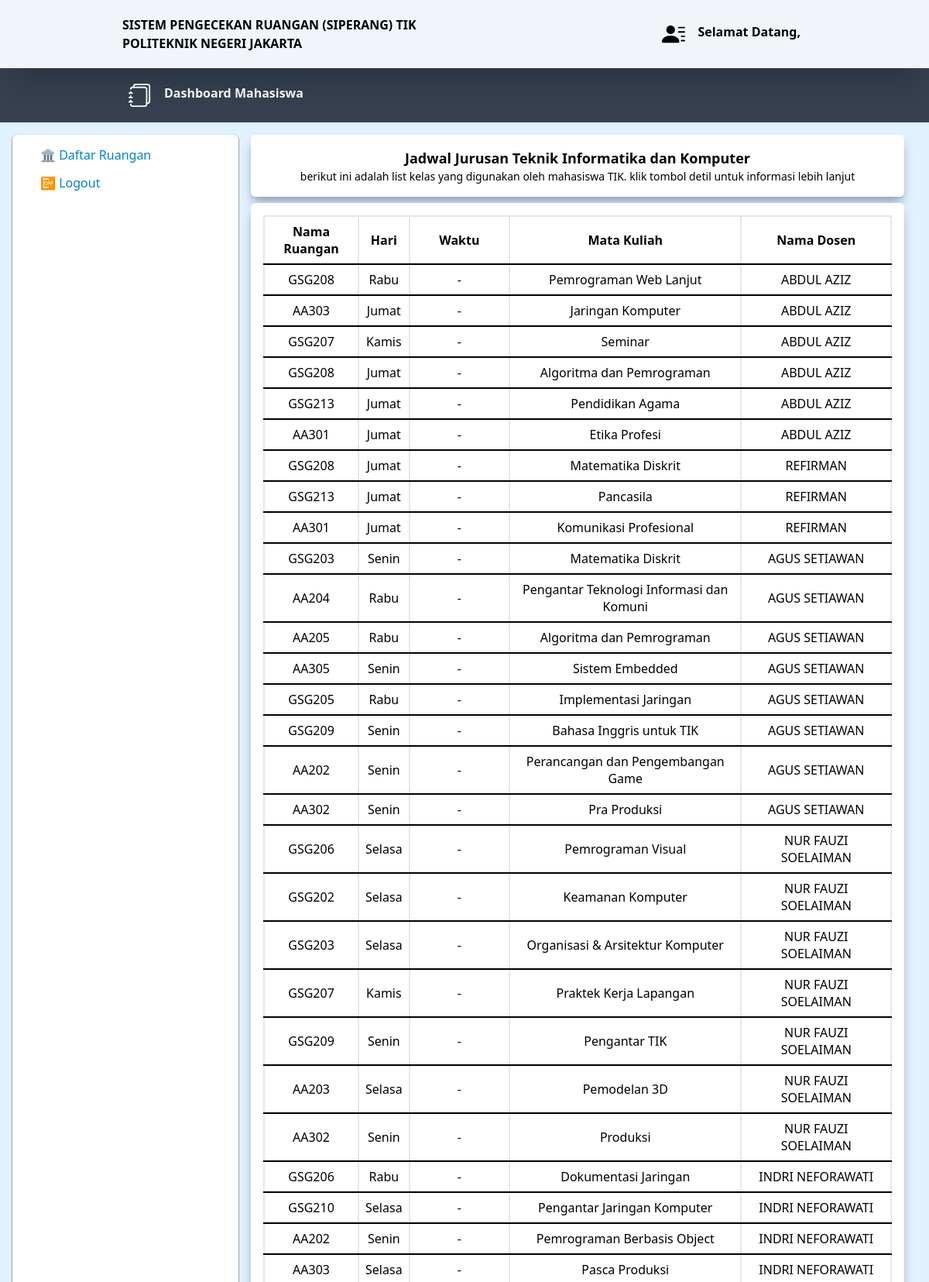
The page /page/dashboard.php (upper part) on the database its author committed.
### tables this page shows
CREATE TABLE `jadwal` (
  `id_jadwal` int(10) NOT NULL,
  `id_ruangan` varchar(30) NOT NULL,
  `id_matkul` varchar(20) NOT NULL,
  `NIP` varchar(50) NOT NULL,
  `hari` varchar(6) DEFAULT NULL,
  `tanggal` date DEFAULT NULL,
  `keterangan` varchar(255) NOT NULL,
  `waktu_mulai` time DEFAULT NULL,
  `waktu_selesai` time DEFAULT NULL,
  `nama_peminjam` varchar(45) DEFAULT NULL,
  `status` varchar(10) NOT NULL
);

CREATE TABLE `mata_kuliah` (
  `id_matkul` varchar(15) NOT NULL,
  `nama_matkul` varchar(40) NOT NULL
);

CREATE TABLE `dosen` (
  `NIP` varchar(25) NOT NULL,
  `nama_dosen` varchar(45) NOT NULL
);

### page/dashboard.php (the view, shortened to what this page needs)
<?php
  include ("../util/connection.php");
  $sql = "select jadwal.*, dosen.nama_dosen, mata_kuliah.nama_matkul
  from jadwal
  join dosen on jadwal.NIP = dosen.NIP
  join mata_kuliah on jadwal.id_matkul = mata_kuliah.id_matkul;";
  $result = mysqli_query($conn, $sql);
?>
<html>
<head>
  <script src="https://cdn.tailwindcss.com"></script>
</head>
<body class="bg-sky-100">
  <header class="sticky bg-slate-100 py-5 font-bold shadow-blake shadow-2xl">
    <nav class="flex flex-row mx-auto w-9/12 px-2">
      <div class="basis-1/2 uppercase text-md items-center">
        <a href="">
          <span>Sistem Pengecekan Ruangan (SIPERANG) TIK</span> <br />
          <span>Politeknik Negeri Jakarta</span>
        </a>
      </div>
      <div class="basis-1/2 text-end my-auto inline-block items-center p-2">
        <a href="" class="flex justify-end transition-all duration-300 ease-in-out hover:text-sky-300">
          <span class="mx-4">
            </span>
          <span class="text-md">Selamat Datang,
          </span></a>
      </div>
    </nav>
  </header>
  <main>
    <div class="bg-gray-700">
      <div class="flex flex-row w-9/12 py-5 mx-auto">
        <div class="text-white font-bold text-md flex flex-start basis-1/2">
          <div class="mx-4">
          </div>
          <div>Dashboard Mahasiswa</div>
        </div>
      </div>
    </div>
    <div class="flex flex-row p-4 mx-auto">
      <div class="basis-1/4 rounded-md transition-all duration-300 ease-in-out shadow-black shadow-sm bg-white">
        <ul class="indent-7 text-sky-600 leading-9 p-2 mx-auto">
          <a href="daftar-ruangan.php">
            <li class="hover:border-2 hover:border-sky-500 transition-all duration-100 ease-in-out rounded-md">
              🏛️ Daftar Ruangan
            </li>
          </a>
          <a href="../util/logout.php">
            <li class="hover:border-2 hover:border-sky-500 transition-all duration-100 ease-in-out rounded-md">
              📴 Logout
            </li>
          </a>
        </ul>
      </div>
      <div class="basis-3/4">
        <div class="px-4">
          <div
            class="rounded-md mb-2 shadow-slate-400 shadow-lg  h-max relative bg-white p-4 text-center text-lg font-bold">
            Jadwal Jurusan Teknik Informatika dan Komputer <br>
            <div class="text-sm font-normal">
              berikut ini adalah list kelas yang digunakan oleh mahasiswa TIK. klik tombol detil untuk informasi lebih lanjut
            </div>
          </div>
          <div class="rounded-md mb-2 shadow-slate-400 shadow-lg flex flex-row h-max relative bg-white p-4">
            <table class="w-full text-center">
              <tr>
                <th class="border-2 border-b-black w-1/8 p-2">Nama Ruangan</th>
                <th class="border-2 border-b-black W-1/8 p-2">Hari</th>
                <th class="border-2 border-b-black W-1/8 p-2">Waktu</th>
                <th class="border-2 border-b-black w-2/8 p-2">Mata Kuliah</th>
                <th class="border-2 border-b-black W-2/8 p-2">Nama Dosen</th>
              </tr>
              <?php
              if ($result->num_rows > 0) {
                while ($row = $result->fetch_assoc()) {
              ?>
                  <tr>
                    <td class="border-2 border-b-black p-2"><?= $row['id_ruangan']; ?></td>
                    <td class="border-2 border-b-black p-2"><?= $row['hari']; ?></td>
                    <td class="border-2 border-b-black p-2">
                      <?php echo isset($row['waktu_mulai']) ? $row['waktu_mulai'] : ''; ?> -
                    </td>
                    <td class="border-2 border-b-black p-2"><?= $row['nama_matkul']; ?></td>
                    <td class="border-2 border-b-black p-2"><?= $row['nama_dosen']; ?></td>
                  </tr>
              <?php }
              } ?>
            </table>
          </div>
        </div>
      </div>
    </div>
  </main>
</body>
</html>

### rows shown on the page
jadwal: id_ruangan "GSG208", hari "Rabu", id_matkul.nama_matkul "Pemrograman Web Lanjut", NIP.nama_dosen "ABDUL AZIZ"
jadwal: id_ruangan "AA303", hari "Jumat", id_matkul.nama_matkul "Jaringan Komputer", NIP.nama_dosen "ABDUL AZIZ"
jadwal: id_ruangan "GSG207", hari "Kamis", id_matkul.nama_matkul "Seminar", NIP.nama_dosen "ABDUL AZIZ"
jadwal: id_ruangan "GSG208", hari "Jumat", id_matkul.nama_matkul "Algoritma dan Pemrograman", NIP.nama_dosen "ABDUL AZIZ"
jadwal: id_ruangan "GSG213", hari "Jumat", id_matkul.nama_matkul "Pendidikan Agama", NIP.nama_dosen "ABDUL AZIZ"
jadwal: id_ruangan "AA301", hari "Jumat", id_matkul.nama_matkul "Etika Profesi", NIP.nama_dosen "ABDUL AZIZ"
jadwal: id_ruangan "GSG208", hari "Jumat", id_matkul.nama_matkul "Matematika Diskrit", NIP.nama_dosen "REFIRMAN"
jadwal: id_ruangan "GSG213", hari "Jumat", id_matkul.nama_matkul "Pancasila", NIP.nama_dosen "REFIRMAN"
jadwal: id_ruangan "AA301", hari "Jumat", id_matkul.nama_matkul "Komunikasi Profesional", NIP.nama_dosen "REFIRMAN"
jadwal: id_ruangan "GSG203", hari "Senin", id_matkul.nama_matkul "Matematika Diskrit", NIP.nama_dosen "AGUS SETIAWAN"
jadwal: id_ruangan "AA204", hari "Rabu", id_matkul.nama_matkul "Pengantar Teknologi Informasi dan Komuni", NIP.nama_dosen "AGUS SETIAWAN"
jadwal: id_ruangan "AA205", hari "Rabu", id_matkul.nama_matkul "Algoritma dan Pemrograman", NIP.nama_dosen "AGUS SETIAWAN"
jadwal: id_ruangan "AA305", hari "Senin", id_matkul.nama_matkul "Sistem Embedded", NIP.nama_dosen "AGUS SETIAWAN"
jadwal: id_ruangan "GSG205", hari "Rabu", id_matkul.nama_matkul "Implementasi Jaringan", NIP.nama_dosen "AGUS SETIAWAN"
jadwal: id_ruangan "GSG209", hari "Senin", id_matkul.nama_matkul "Bahasa Inggris untuk TIK", NIP.nama_dosen "AGUS SETIAWAN"
jadwal: id_ruangan "AA202", hari "Senin", id_matkul.nama_matkul "Perancangan dan Pengembangan Game", NIP.nama_dosen "AGUS SETIAWAN"
jadwal: id_ruangan "AA302", hari "Senin", id_matkul.nama_matkul "Pra Produksi", NIP.nama_dosen "AGUS SETIAWAN"
jadwal: id_ruangan "GSG206", hari "Selasa", id_matkul.nama_matkul "Pemrograman Visual", NIP.nama_dosen "NUR FAUZI SOELAIMAN"
jadwal: id_ruangan "GSG202", hari "Selasa", id_matkul.nama_matkul "Keamanan Komputer", NIP.nama_dosen "NUR FAUZI SOELAIMAN"
jadwal: id_ruangan "GSG203", hari "Selasa", id_matkul.nama_matkul "Organisasi & Arsitektur Komputer", NIP.nama_dosen "NUR FAUZI SOELAIMAN"
jadwal: id_ruangan "GSG207", hari "Kamis", id_matkul.nama_matkul "Praktek Kerja Lapangan", NIP.nama_dosen "NUR FAUZI SOELAIMAN"
jadwal: id_ruangan "GSG209", hari "Senin", id_matkul.nama_matkul "Pengantar TIK", NIP.nama_dosen "NUR FAUZI SOELAIMAN"
jadwal: id_ruangan "AA203", hari "Selasa", id_matkul.nama_matkul "Pemodelan 3D", NIP.nama_dosen "NUR FAUZI SOELAIMAN"
jadwal: id_ruangan "AA302", hari "Senin", id_matkul.nama_matkul "Produksi", NIP.nama_dosen "NUR FAUZI SOELAIMAN"
jadwal: id_ruangan "GSG206", hari "Rabu", id_matkul.nama_matkul "Dokumentasi Jaringan", NIP.nama_dosen "INDRI NEFORAWATI"
jadwal: id_ruangan "GSG210", hari "Selasa", id_matkul.nama_matkul "Pengantar Jaringan Komputer", NIP.nama_dosen "INDRI NEFORAWATI"
jadwal: id_ruangan "AA202", hari "Senin", id_matkul.nama_matkul "Pemrograman Berbasis Object", NIP.nama_dosen "INDRI NEFORAWATI"
jadwal: id_ruangan "AA303", hari "Selasa", id_matkul.nama_matkul "Pasca Produksi", NIP.nama_dosen "INDRI NEFORAWATI"
